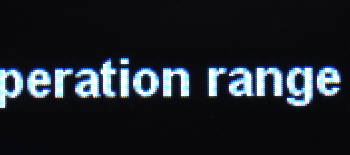
#> input picture tests/images/animated_text_2/06.bmp, 350 x 155 px
$ python -i imagestitcher.py   (imports and definitions only)
#> lines starting #> are read from the running program, lines starting #| are printed output that depends on the picture
import numpy as np
import cv2 as cv
import bretina


class ImageStitcher():
    '''
    Combines given images (stitches them) until the final image is created.
    '''
    #: Minimal value of the template match. When it is bellow this value, the merged image is cleaned and stitching
    #: starts from the blank image.
    MINIMAL_MATCH = 0.8

    def __init__(self, axis=None, bgcolor=None, convergence_limit=10, max_iterations=200, cut_off_bg=True,
                 cut_off_bg_threshold=40):
        """
        :param str axis: axis of stitching
                            - 'h': horizontal
                            - 'v': vertical
                            - None [default]: both
        :param bgcolor: expected background color, taken automatically from the image if None.
        :param int convergence_limit: when the output is not changed for this number of added images, the operation is
                                      finished.
        :param int max_iterations: maximum absolute iteration count
        :param bool cut_off_bg: True - background of new images is removed during merging.
        :param int cut_off_bg_threshold: color distance threshold to identify background pixels
        """
        self._axis = axis.lower() if isinstance(axis, str) else None
        self._bgcolor = bgcolor
        self._counter = 0
        self._no_change_count = 0
        self._combined_img = None
        self._canvas = None
        self._max_iterations = max_iterations
        self._convergence_limit = convergence_limit
        self._cut_off_bg = cut_off_bg
        self._cut_off_bg_thr = cut_off_bg_threshold
        self._w = 0
        self._h = 0
        self._ch = 3

    # [103 lines left out: functions no_change_count, _background_mask, _merge, _align, not called in this run]

    def reset(self, img):
        """
        Resets the already merged image and starts over.

        :param img: new image to start with
        """
        self._w = img.shape[1]
        self._h = img.shape[0]
        self._ch = 1 if (len(img.shape) == 2) else img.shape[2]
        self._roi = (0, 0, self._w, self._h)
        self._no_change_count = 0
        self._combined_img = img

        # Get background if not specified
        if self._bgcolor is None:
            self._bgcolor = bretina.background_color(img, mean=False)
        else:
            self._bgcolor = bretina.color(self._bgcolor)

    def add(self, img):
        """
        Adds image to the already stitched image

        :param img: cropped image around moving text prom camera
        :type  img: cv2 image (b,g,r matrix)
        :return: tuple
                    - bool finished: False until the final image is created,
                    - merged image
        :rtype: tuple (bool, cv2 image)
        """
        assert img is not None, '`img` has to be given'

        if self._combined_img is None:
            self.reset(img)
        else:
            # Mask background if requested and replace the pixels with background color
            if self._cut_off_bg:
                mask = self._background_mask(img, self._bgcolor)
                img[mask != 0] = self._bgcolor

            self._counter += 1
            dimension = (self._w, self._h)
            value, location = self._align(img)

            # Add this picture only if the maximum is high
            if value > self.MINIMAL_MATCH:
                self._merge(img, location)

                if dimension == (self._w, self._h):
                    self._no_change_count += 1
                else:
                    self._no_change_count = 0
            # Otherwise reset
            else:
                self.reset(img)

        # Return False until FINAL_LIMIT times in a row no change is detected
        finished = (self._no_change_count >= self._convergence_limit) or (self._counter >= self._max_iterations)
        return finished, self._combined_img

    # [9 lines left out: function result, not called in this run]

>>> import cv2
>>> picture = cv2.imread('../tests/images/animated_text_2/06.bmp', cv2.IMREAD_GRAYSCALE)
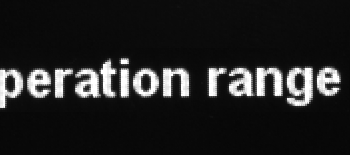
#> picture: shape (155, 350); min 6, max 255, mean 34.3
>>> result = ImageStitcher().add(picture)
#> (the run stopped early here; a loop or call above may not have finished)

$ run again, on tests/images/animated_text_2/07.bmp
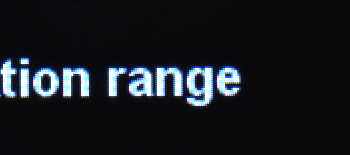
#> input picture tests/images/animated_text_2/07.bmp, 350 x 155 px
#> `picture = cv2.imread('../tests/images/animated_text_2/06.bmp', cv2.IMR..`:
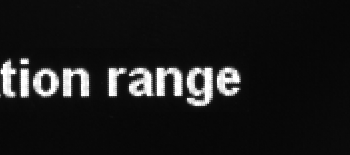
#> picture: shape (155, 350); min 6, max 255, mean 26.5

$ run again, on tests/images/animated_text_2/1.bmp
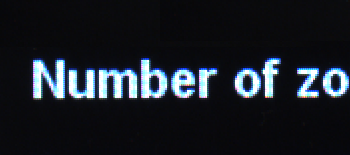
#> input picture tests/images/animated_text_2/1.bmp, 350 x 155 px
#> `picture = cv2.imread('../tests/images/animated_text_2/06.bmp', cv2.IMR..`:
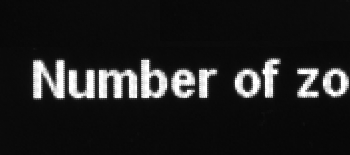
#> picture: shape (155, 350); min 7, max 255, mean 31.8

$ run again, on tests/images/animated_text_2/10.bmp
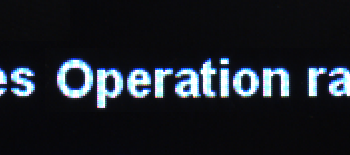
#> input picture tests/images/animated_text_2/10.bmp, 350 x 155 px
#> `picture = cv2.imread('../tests/images/animated_text_2/06.bmp', cv2.IMR..`:
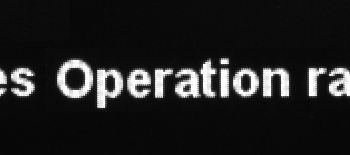
#> picture: shape (155, 350); min 6, max 255, mean 32.9
